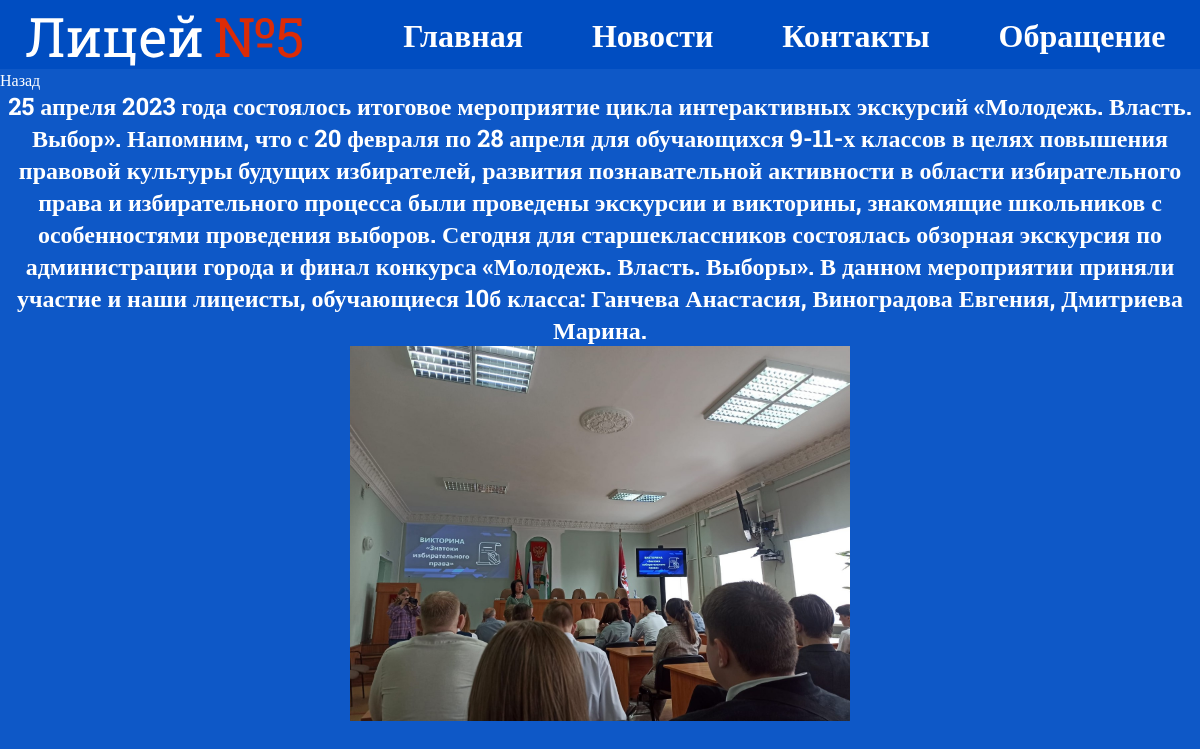
Screenshot of /news/10/ with the database file from the repository.
### school/models.py (models this page shows, shortened)
class School(models.Model):
    title = models.CharField(max_length=255, verbose_name='Заголовок')
    content = models.TextField(blank=True)
    photo = models.ImageField(upload_to="photo/%Y/%m/%d/")
    time = models.DateTimeField(auto_now_add=True, verbose_name='Время создания')
    is_publised = models.BooleanField(default=True, verbose_name='Опубликовано')
    class Meta:
        verbose_name = 'Новость'
        verbose_name_plural = 'Новости'
        ordering = ['-time', 'title']

### school/views.py (the view)
# urls.py: path('news/<int:post_id>/', show_post, name='post'),
def show_post(request, post_id):
    posts = School.objects.get(pk = post_id)
    return render(request, 'school/post.html', {'posts': posts})

### school/templates/school/post.html (shortened to what this page needs)
{% load static %}
<!DOCTYPE html>
<html lang="en">
<head>
    <link rel="stylesheet" href="{% static 'school/css/post.css' %}">
</head>
<body>
    <nav class="headear-container">
        <ul class="nav_ul">
            <li class="nav_li"><img src="{% static 'school/images/Logo.svg' %}" alt=""></li>
            <li class="nav_li"><a class="t1 nav-text" href="{% url 'home' %}"><h1 class="nav_text">Главная</h1></li></a>
            <li class="nav_li"><a class="t2 nav-text" href="{% url 'news' %}"><h1 class="nav_text">Новости</h1></li></a>
            <li class="nav_li"><a class="t3 nav-text" href="{% url 'contacts' %}"><h1 class="nav_text">Контакты</h1></li></a>
            <li class="nav_li"><a class="t4 nav-text" href="{% url 'feedback' %}"><h1 class="nav_text">Обращение</h1></li></a>
        </ul>
    </nav>
    <a class="go_back" href="{% url 'news' %}">Назад</a>
    <h1 class="post_content">{{posts.content}}</h1>
    <img src="{{posts.photo.url}}" alt="" class="post_photo">
</body>
</html>

### school/static/school/css/post.css (style rules this page uses)
* { margin: 0; padding: 0; --main-bg-color: #0E58C7; --nav-bg-color: #004DC1; --main-color-for-words: #FFFFFF; --cards-color-for-words: black; --cards-bg-color: #FFFFFF; }
body { box-sizing: border-box; background-color: var(--main-bg-color); font-family: Roboto Slab; }
.nav_ul li { display: inline-flex; }
.nav_ul { display: flex; justify-content: space-around; align-items: center; }
.nav_li img { width: 320px; max-width: 100%; min-width: 70px; }
.nav_li a { text-decoration: none; color: var(--main-color-for-words); }
.nav_li a h1 { font-size: 32px; padding: 2px 10px; }
nav { background-color: var(--nav-bg-color); width: 100%; }
.post_content { color: var(--main-color-for-words); font-size: 24px; text-align: center; }
.go_back { color: var(--main-color-for-words); font-size: 16px; text-decoration: none; margin: 10px 0px; }
.post_photo { display: flex; margin: 0 auto; width: 500px; max-width: 100%; }

### rows the page displays
School: content "25 апреля 2023 года состоялось итоговое мероприятие цикла интерактивных экскурсий «Молодежь. Власть. Выбор». Напомним, что с 20 февраля по 28 апреля для обучающихся 9-11-х классов в целях повышения правовой культуры будущих избирателей, развития познавательной активности в области избирательного права и избирательного процесса были проведены экскурсии и викторины, знакомящие школьников с особенностями проведения выборов. Сегодня для старшеклассников состоялась обзорная экскурсия по администрации города и финал конкурса «Молодежь. Власть. Выборы». В данном мероприятии приняли участие и наши лицеисты, обучающиеся 10б класса: Ганчева Анастасия, Виноградова Евгения, Дмитриева Марина.", photo (picture)
